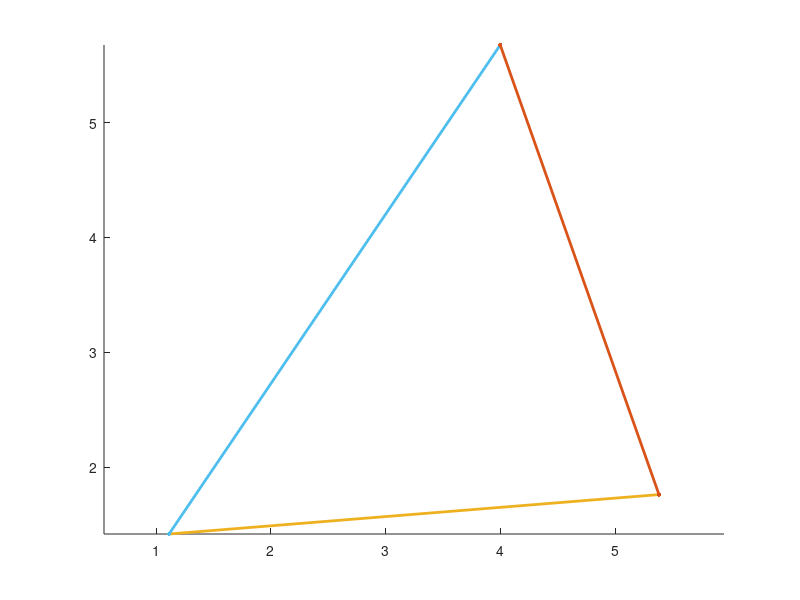

Write MATLAB code to recreate this figure.
function res = test5()
res = 0
figure; hold on; axis equal;
plot([1.11266 1.11266],[1.41862 1.41862], 'LineWidth', 2, 'Marker', '.', 'MarkerSize', 10)
plot([5.37729 5.37729],[1.76159 1.76159], 'LineWidth', 2, 'Marker', '.', 'MarkerSize', 10)
plot([1.11266 5.37729],[1.41862 1.76159], 'LineWidth', 2, 'Marker', '.', 'MarkerSize', 10)
plot([1.11265 1.11265],[1.41863 1.41863], 'LineWidth', 2, 'Marker', '.', 'MarkerSize', 10)
plot([3.99541 3.99541],[5.67475 5.67475], 'LineWidth', 2, 'Marker', '.', 'MarkerSize', 10)
plot([1.11265 3.99541],[1.41863 5.67475], 'LineWidth', 2, 'Marker', '.', 'MarkerSize', 10)
plot([5.37729 5.37729],[1.76158 1.76158], 'LineWidth', 2, 'Marker', '.', 'MarkerSize', 10)
plot([3.99542 3.99542],[5.67475 5.67475], 'LineWidth', 2, 'Marker', '.', 'MarkerSize', 10)
plot([5.37729 3.99542],[1.76158 5.67475], 'LineWidth', 2, 'Marker', '.', 'MarkerSize', 10)
